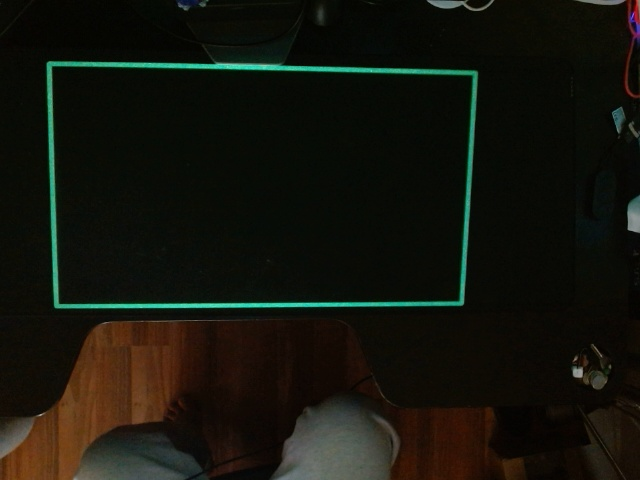
#> input picture calibration_frame.jpg, 640 x 480 px
$ python projector_calibration.py
#> lines starting #> are read from the running program, lines starting #| are printed output that depends on the picture; after the words box and inside, x2 and y2 are one past the last pixel; in counts of white or black regions, pixels touching at a corner belong together
import cv2
import numpy as np
import time


camera_matrix = np.load("camera_matrix.npy")
#> (reads camera_matrix.npy from the repository)
dist_coeffs = np.load("dist_coeffs.npy")
#> (reads dist_coeffs.npy from the repository)


#cap = cv2.VideoCapture(0)


width = 1920
height = 1200

# [21 lines of commented-out code are left out]


image = cv2.imread('./calibration_frame.jpg')
#> image is the input picture: shape (480, 640, 3); mean B, G, R 12.6, 20.4, 20


gray = cv2.cvtColor(image, cv2.COLOR_BGR2GRAY)
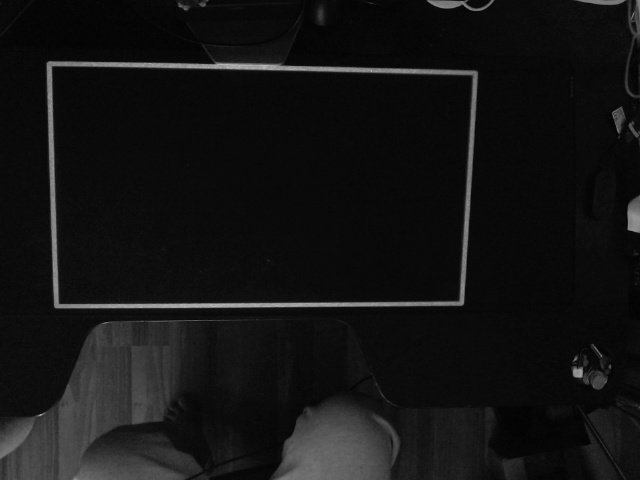
#> gray: shape (480, 640); min 1, max 190, mean 19.4
threshold_value = 98


_, thresholded_image  = cv2.threshold(gray, threshold_value, 255, cv2.THRESH_BINARY)
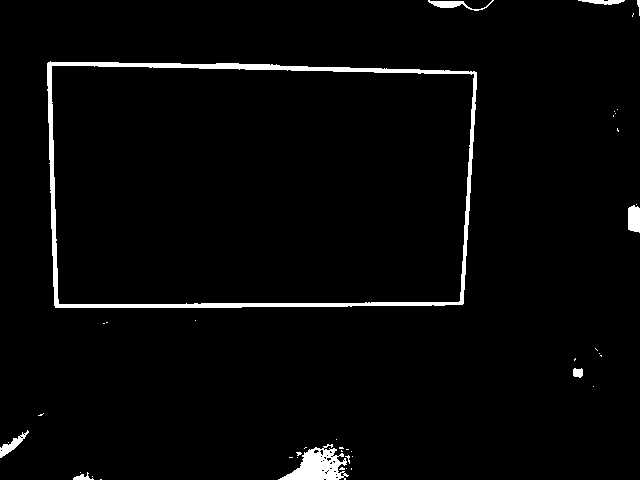
#> thresholded_image: shape (480, 640); 2.6% white; 43 white regions (34 under 20 px)

thresholded_images = thresholded_image.astype('uint8')


#cv2.imshow("Thresholded Image", thresholded_image)
#cv2.waitKey(0)


contours, _  = cv2.findContours(thresholded_images, cv2.RETR_EXTERNAL, cv2.CHAIN_APPROX_SIMPLE)
#> contours = 43 contours, 35 with area under 20; largest, box (x1, y1, x2, y2) and area: (47, 61, 477, 308) 100918, (278, 444, 349, 480) 1254, (628, 205, 640, 233) 263, (0, 430, 29, 458) 202, (428, 0, 494, 11) 184, (578, 0, 625, 5) 102, (573, 368, 583, 378) 67, (73, 472, 94, 480) 51


largest_contour = max(contours, key=cv2.contourArea)
#> largest_contour = contour of 123 points, box (x1, y1, x2, y2) (47, 61, 477, 308), area 100918


cv2.drawContours(image, [largest_contour], -1, (0, 0, 255), 2)
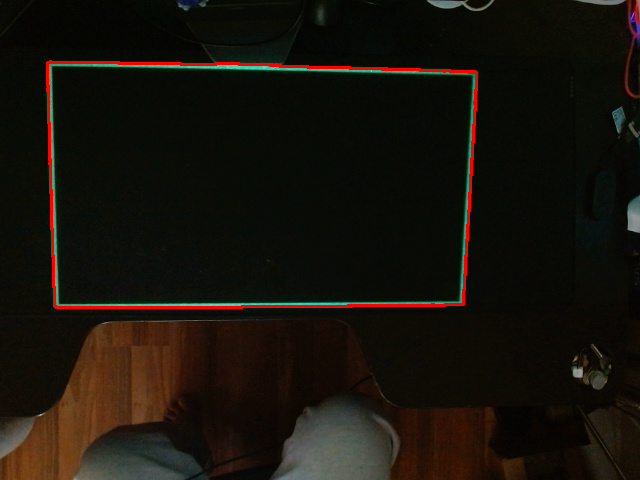
#> image: shape (480, 640, 3); 1.32% of pixels changed, all inside (x1, y1, x2, y2) = (46, 60, 478, 309)


#cv2.imshow("Largest Contour", image)
#cv2.waitKey(0)


epsilon = 0.02 * cv2.arcLength(largest_contour, True)
#> epsilon = 26.79
projection_approx_corners = cv2.approxPolyDP(largest_contour, epsilon, True)
#> projection_approx_corners = [[47, 63], [55, 307], [463, 303], [476, 72]]

if len(projection_approx_corners) == 4:
    for i, corner in enumerate(projection_approx_corners):
        x, y = corner.ravel()
        print(f"Corner {i + 1}: ({x}, {y})")
        cv2.circle(image, (x, y), 5, (0, 0, 255), -1)
#> this loop made 4 passes
#| Corner 1: (47, 63)
#| Corner 2: (55, 307)
#| Corner 3: (463, 303)
#| Corner 4: (476, 72)
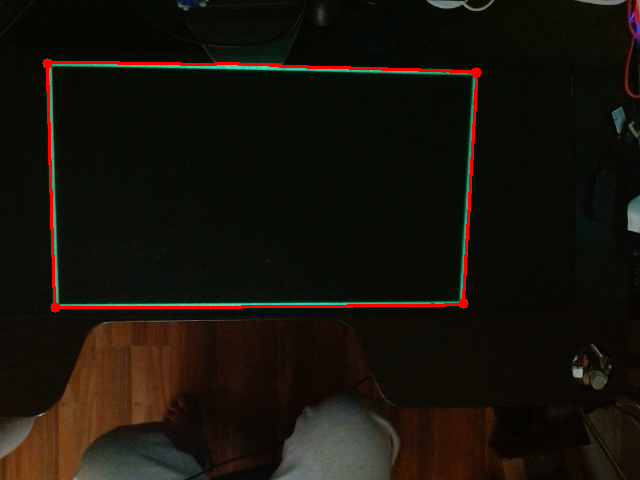
#> image: shape (480, 640, 3); 0.06% of pixels changed, all inside (x1, y1, x2, y2) = (42, 58, 482, 313)


else:
    print("Could not find 4 corners in the contour.")


cv2.imshow("Corners", image)
cv2.waitKey(0)


if len(projection_approx_corners) == 4:


    points = projection_approx_corners.reshape((4,2)).astype(np.float32)
#> points = [[47, 63], [55, 307], [463, 303], [476, 72]]


    points_sorted = points[np.argsort(points[:, 0])]
#> points_sorted = [[47, 63], [55, 307], [463, 303], [476, 72]]


    top_points = points_sorted[:2, :]
#> top_points = [[47, 63], [55, 307]]
    bottom_points = points_sorted[2:, :]
#> bottom_points = [[463, 303], [476, 72]]


    top_points = top_points[np.argsort(top_points[:, 1]), :]

    bottom_points = bottom_points[np.argsort(bottom_points[:, 1]), :]
#> bottom_points = [[476, 72], [463, 303]]


    ordered_points = np.vstack((top_points, bottom_points[::-1]))
#> ordered_points = [[47, 63], [55, 307], [463, 303], [476, 72]]


    dst_points = np.array([
        [0, 0],
        [0, height - 1],
        [width - 1, height - 1],
        [width - 1, 0]
    ], dtype=np.float32)

    M = cv2.getPerspectiveTransform(ordered_points, dst_points)
#> M = [[4.16, -0.136, -186.8], [-0.0962, 4.58, -284.2], [-0.00012, -0.0002, 1]]

    warped_image = cv2.warpPerspective(image, M, (width, height))
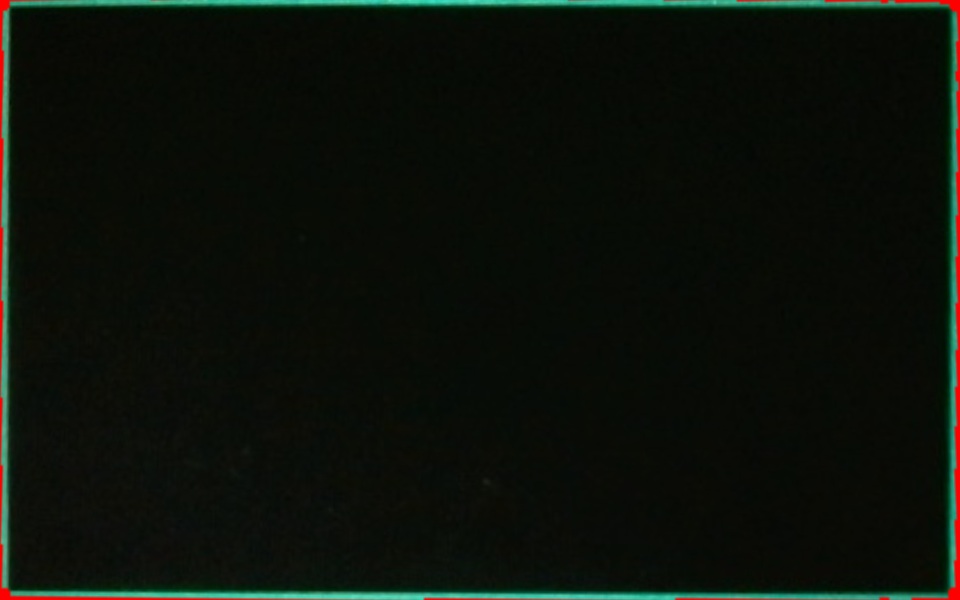
#> warped_image: shape (1200, 1920, 3) (shown at 1/2 size); mean B, G, R 10.3, 17.2, 12.2

    cv2.imshow("Warped Image", warped_image)

    cv2.waitKey(0)

else:
    print("Could not find 4 corners to compute perspective transform.")

np.save("M.npy", M)
